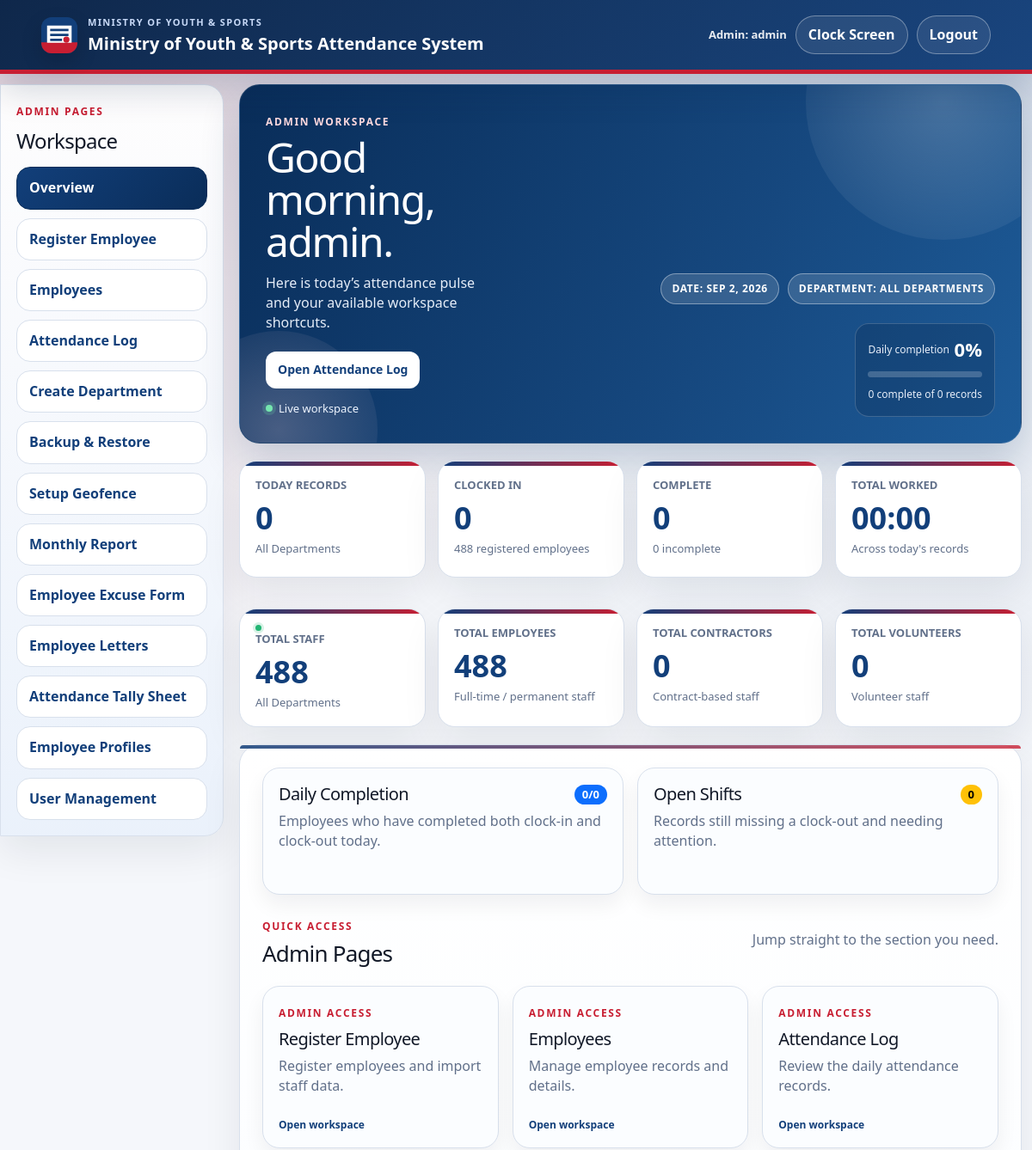
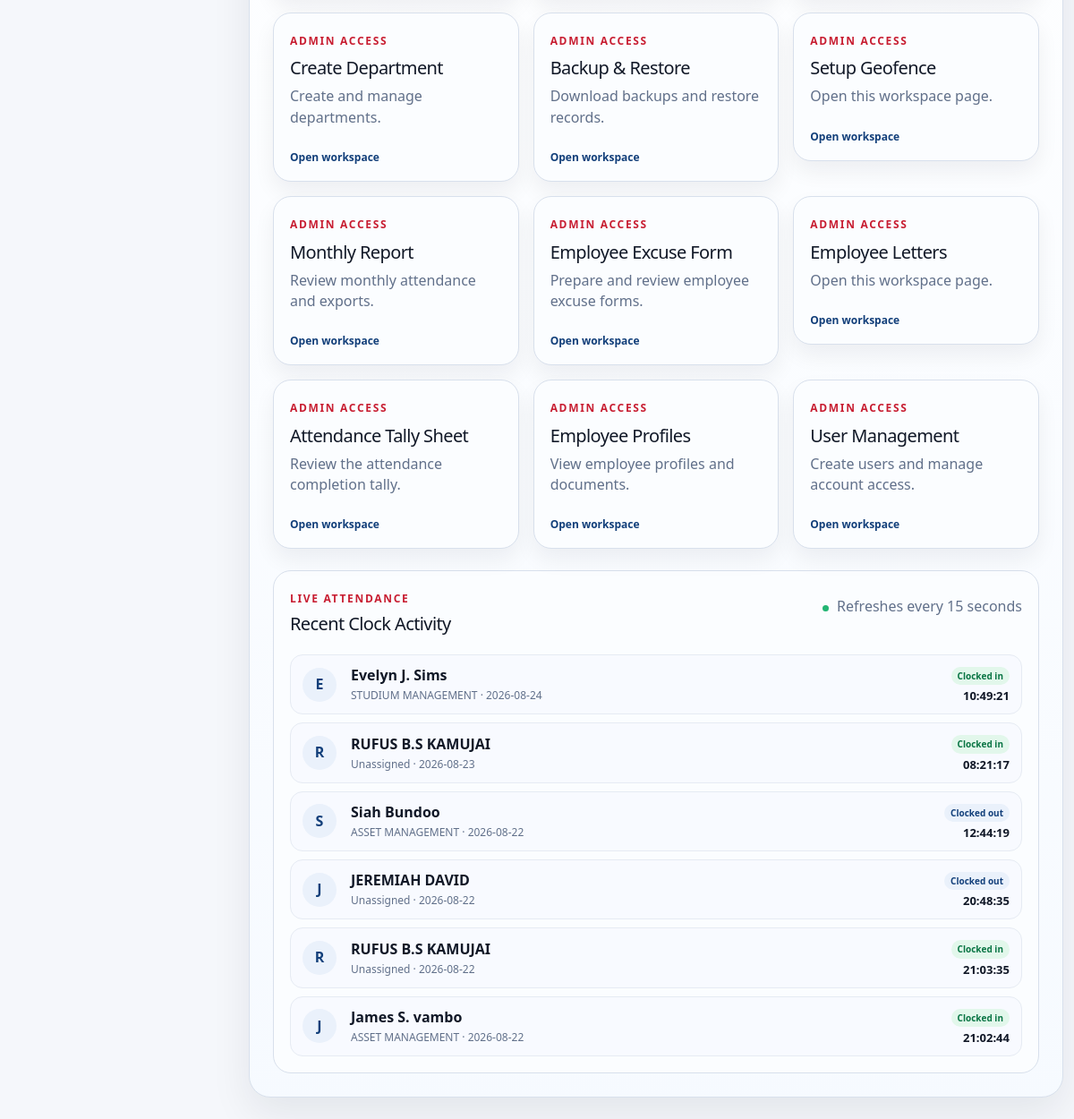
The page /overview.php (signed in) on the database its author committed (2 pictures, top to bottom).
### tables this page shows
CREATE TABLE IF NOT EXISTS attendance (
    attendance_id BIGINT UNSIGNED AUTO_INCREMENT PRIMARY KEY,
    employee_number VARCHAR(50) NOT NULL,
    employee_name VARCHAR(150) NOT NULL DEFAULT '',
    position VARCHAR(150) NOT NULL DEFAULT '',
    department_id VARCHAR(100) NULL,
    department_name VARCHAR(150) NOT NULL DEFAULT 'Unassigned',
    attendance_date DATE NOT NULL,
    clock_in TIME NULL,
    clock_out TIME NULL,
    clock_in_photo VARCHAR(255) NOT NULL DEFAULT '',
    clock_in_latitude DECIMAL(10,7) NULL,
    clock_in_longitude DECIMAL(10,7) NULL,
    clock_in_accuracy_m DECIMAL(10,2) NULL,
    status ENUM('Complete', 'Incomplete') NOT NULL DEFAULT 'Incomplete',
    late TINYINT(1) NOT NULL DEFAULT 0,
    late_minutes INT UNSIGNED NOT NULL DEFAULT 0,
    early_out TINYINT(1) NOT NULL DEFAULT 0,
    early_out_minutes INT UNSIGNED NOT NULL DEFAULT 0,
    created_at DATETIME NOT NULL DEFAULT CURRENT_TIMESTAMP,
    updated_at DATETIME NOT NULL DEFAULT CURRENT_TIMESTAMP ON UPDATE CURRENT_TIMESTAMP,
    UNIQUE KEY uq_attendance_employee_date (employee_number, attendance_date),
    KEY idx_attendance_date (attendance_date),
    KEY idx_attendance_department (department_id),
    KEY idx_attendance_status (status),
    KEY idx_attendance_updated_at (updated_at),
    CONSTRAINT fk_attendance_employee FOREIGN KEY (employee_number)
        REFERENCES employees(employee_number) ON DELETE CASCADE
);

### overview.php (the view, shortened to what the rows shown need)
<?php
require_once __DIR__ . '/admin_bootstrap.php';
$extraHeadHtml = '<link href="https://cdn.jsdelivr.net/npm/bootstrap@5.3.3/dist/css/bootstrap.min.css" rel="stylesheet">';
require_once __DIR__ . '/admin_shell_start.php';
$recentActivity = recent_attendance_activity(6);
?>
<div class="dashboard-hero panel modern-overview-hero professional-dashboard-hero">
	<div class="dashboard-title">
		<h1>Good <?= (int) date('H') < 12 ? 'morning' : ((int) date('H') < 17 ? 'afternoon' : 'evening') ?>, <?= h(current_username()) ?>.</h1>
	</div>
</div>
<div class="stats-grid modern-stats-grid" aria-label="Attendance summary">
	<div class="stat-card modern-stat-card stat-worked">
		<span>Total Worked</span>
		<strong><?= h($formatWorkedMinutes($totalWorkedMinutes)) ?></strong>
		<small>Across today's records</small>
	</div>
</div>
<div class="dashboard-section bootstrap-overview-surface">
	<div class="row g-3 mb-4" aria-label="Daily performance indicators">
		<div class="col-12 col-lg-6">
			<section class="admin-box bootstrap-overview-card h-100 modern-insight-card">
				<div class="d-flex align-items-center justify-content-between gap-2 mb-2">
					<h2 class="mb-0">Daily Completion</h2>
				</div>
			</section>
		</div>
		<div class="col-12 col-lg-6">
			<section class="admin-box bootstrap-overview-card h-100 modern-insight-card attention-card">
				<div class="d-flex align-items-center justify-content-between gap-2 mb-2">
					<h2 class="mb-0">Open Shifts</h2>
				</div>
			</section>
		</div>
	</div>
	<div class="section-heading">
		<div>
			<h2>Admin Pages</h2>
		</div>
	</div>
	<div class="row g-3">
		<?php foreach ($adminPageLinks as $pageKey => $pageLink): ?>
			<?php if ($pageKey === 'home') { continue; } ?>
			<div class="col-12 col-md-6 col-xl-4"><a class="admin-box overview-link-card bootstrap-overview-card modern-quick-link" href="<?= h($pageLink['href']) ?>"><h2><?= h($pageLink['label']) ?></h2></a></div>
		<?php endforeach; ?>
	</div>
	<section class="admin-box live-activity-card mt-4"><div class="section-heading"><div><span class="eyebrow">Live Attendance</span><h2>Recent Clock Activity</h2></div><p class="muted"><span class="live-dot"></span> Refreshes every 15 seconds</p></div><div class="live-activity-list" id="liveActivityList"><?php foreach ($recentActivity as $activity): ?><div class="live-activity-row"><div class="live-activity-avatar"><?= h(strtoupper(substr($activity['employee_name'], 0, 1))) ?></div><div class="live-activity-person"><strong><?= h($activity['employee_name']) ?></strong><small><?= h($activity['department_name']) ?> · <?= h($activity['date']) ?></small></div><div class="live-activity-time"><span class="<?= $activity['clock_out'] !== '' ? 'clock-out' : 'clock-in' ?>"><?= $activity['clock_out'] !== '' ? 'Clocked out' : 'Clocked in' ?></span><strong><?= h($activity['clock_out'] !== '' ? $activity['clock_out'] : $activity['clock_in']) ?></strong></div></div><?php endforeach; ?><?php if (count($recentActivity) === 0): ?><div class="empty">No clock activity recorded yet.</div><?php endif; ?></div></section>
</div>
<?php
require_once __DIR__ . '/admin_shell_end.php';

### rows shown on the page
attendance: early_out_minutes "00:00", employee_name "J", employee_name "James S. vambo", department_name "ASSET MANAGEMENT", attendance_date "2026-08-22", shows "Clocked in", clock_in "21:02:44"
attendance: employee_name "E", employee_name "Evelyn J. Sims", department_name "STUDIUM MANAGEMENT", attendance_date "2026-08-24", shows "Clocked in", clock_in "10:49:21"
attendance: employee_name "R", employee_name "RUFUS B.S KAMUJAI", department_name "Unassigned", attendance_date "2026-08-23", shows "Clocked in", clock_in "08:21:17"
attendance: employee_name "S", employee_name "Siah Bundoo", department_name "ASSET MANAGEMENT", attendance_date "2026-08-22", shows "Clocked out", clock_out "12:44:19"
attendance: employee_name "J", employee_name "JEREMIAH DAVID", department_name "Unassigned", attendance_date "2026-08-22", shows "Clocked out", clock_out "20:48:35"
attendance: employee_name "R", employee_name "RUFUS B.S KAMUJAI", department_name "Unassigned", attendance_date "2026-08-22", shows "Clocked in", clock_in "21:03:35"

### other values the page prints
APP_NAME "Ministry of Youth & Sports Attendance System"
current_user_role() "Admin"
current_username() "admin"
$pageLink['label'] "Overview"
$pageLink['label'] "Register Employee"
$pageLink['label'] "Employees"
$pageLink['label'] "Attendance Log"
$pageLink['label'] "Create Department"
$pageLink['label'] "Backup & Restore"
$pageLink['label'] "Setup Geofence"
$pageLink['label'] "Monthly Report"
$pageLink['label'] "Employee Excuse Form"
$pageLink['label'] "Employee Letters"
$pageLink['label'] "Attendance Tally Sheet"
$pageLink['label'] "Employee Profiles"
